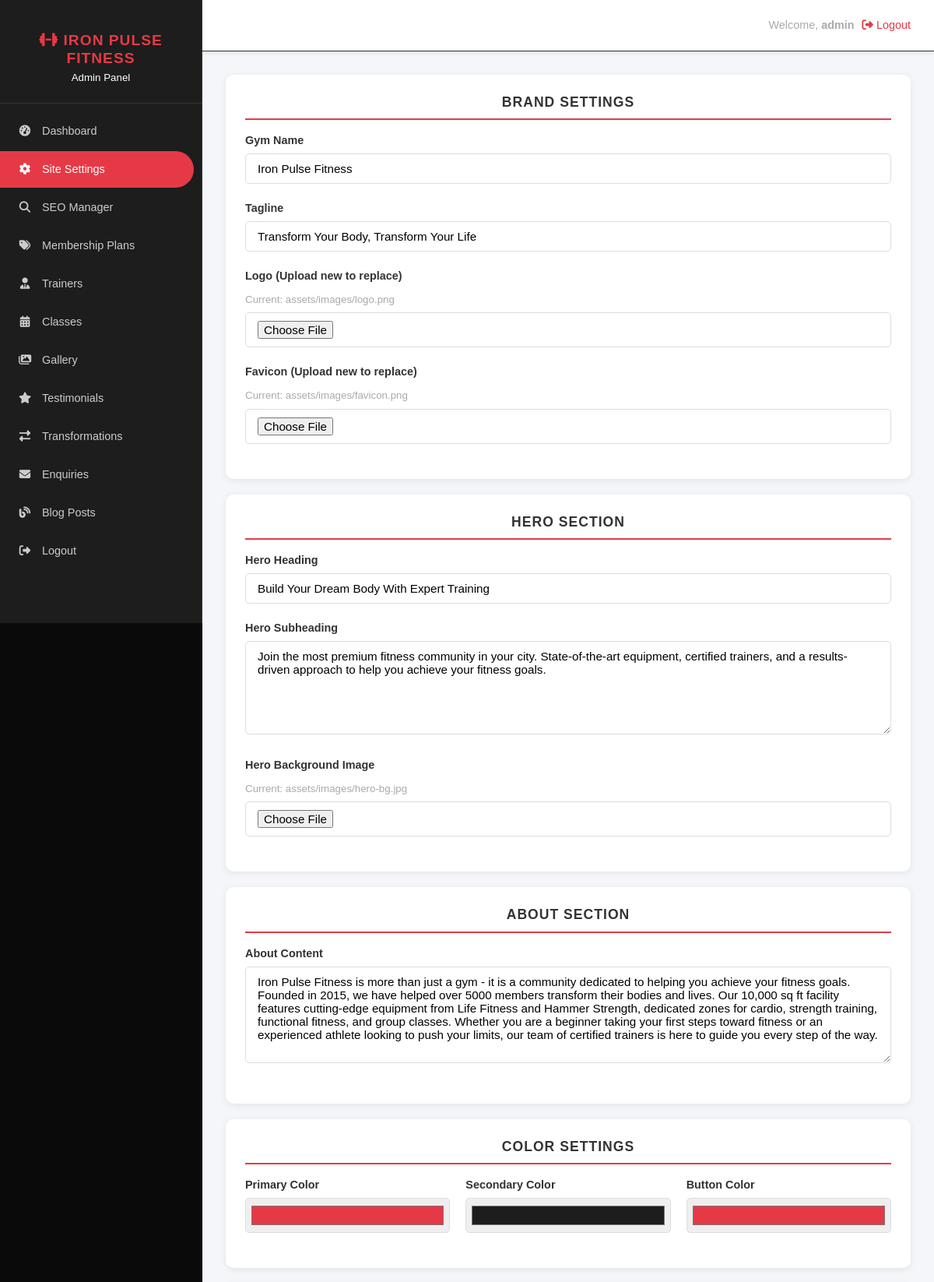
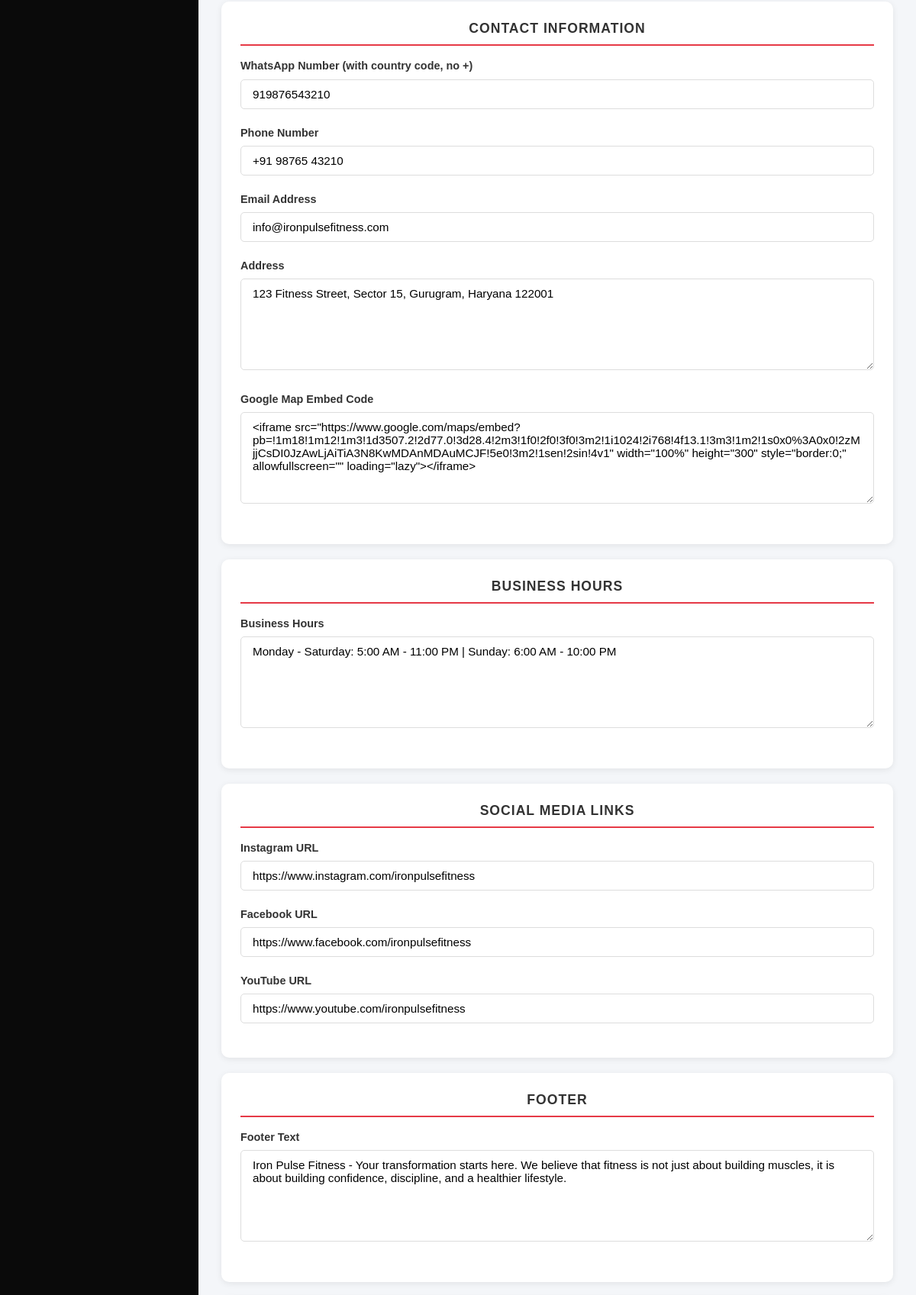
Screenshot of /admin/settings.php (signed in, upper part) with the database file from the repository (2 pictures, top to bottom).
### tables this page shows
CREATE TABLE `site_settings` (
  `id` INT(11) UNSIGNED NOT NULL AUTO_INCREMENT,
  `setting_key` VARCHAR(100) NOT NULL,
  `setting_value` TEXT,
  PRIMARY KEY (`id`),
  UNIQUE KEY `setting_key` (`setting_key`)
);

### functions.php (called while the page is built, shortened)
<?php
require_once __DIR__ . '/config.php';
function getSetting(string $key): ?string {
    global $pdo;
    static $cache = [];
    try {
        $stmt = $pdo->prepare("SELECT setting_value FROM site_settings WHERE setting_key = :key LIMIT 1");
        $stmt->execute([':key' => $key]);
        $result = $stmt->fetchColumn();
        $cache[$key] = $result !== false ? $result : null;
        return $cache[$key];
    } catch (PDOException $e) {
        return null;
    }
}
function getAllSettings(): array {
    global $pdo;
    try {
        $stmt = $pdo->query("SELECT setting_key, setting_value FROM site_settings");
        $settings = [];
        while ($row = $stmt->fetch()) {
            $settings[$row['setting_key']] = $row['setting_value'];
        }
        return $settings;
    } catch (PDOException $e) {
        return [];
    }
}
function e(?string $text): string {
    return htmlspecialchars($text ?? '', ENT_QUOTES, 'UTF-8');
}

### admin/settings.php (the view, shortened to what this page needs)
<?php
require_once '../config.php';
require_once '../functions.php';
$settings = getAllSettings();
include 'includes/admin-header.php';
?>
<form method="POST" action="" enctype="multipart/form-data">
    <div class="admin-card">
        <h3 class="section-title">Brand Settings</h3>
        <div class="form-group">
            <label for="gym_name">Gym Name</label>
            <input type="text" id="gym_name" name="gym_name" value="<?php echo e($settings['gym_name'] ?? ''); ?>">
        </div>
        <div class="form-group">
            <label for="tagline">Tagline</label>
            <input type="text" id="tagline" name="tagline" value="<?php echo e($settings['tagline'] ?? ''); ?>">
        </div>
        <div class="form-group">
            <label for="logo">Logo (Upload new to replace)</label>
            <?php if (!empty($settings['logo'])): ?>
                <p style="margin-bottom:5px;"><small>Current: <?php echo e($settings['logo']); ?></small></p>
            <?php endif; ?>
            <input type="file" id="logo" name="logo" accept="image/jpeg,image/png,image/webp">
        </div>
        <div class="form-group">
            <label for="favicon">Favicon (Upload new to replace)</label>
            <?php if (!empty($settings['favicon'])): ?>
                <p style="margin-bottom:5px;"><small>Current: <?php echo e($settings['favicon']); ?></small></p>
            <?php endif; ?>
            <input type="file" id="favicon" name="favicon" accept="image/jpeg,image/png,image/webp">
        </div>
    </div>
    <div class="admin-card">
        <h3 class="section-title">Hero Section</h3>
        <div class="form-group">
            <label for="hero_heading">Hero Heading</label>
            <input type="text" id="hero_heading" name="hero_heading" value="<?php echo e($settings['hero_heading'] ?? ''); ?>">
        </div>
        <div class="form-group">
            <label for="hero_subheading">Hero Subheading</label>
            <textarea id="hero_subheading" name="hero_subheading" rows="3"><?php echo e($settings['hero_subheading'] ?? ''); ?></textarea>
        </div>
        <div class="form-group">
            <label for="hero_image">Hero Background Image</label>
            <?php if (!empty($settings['hero_image'])): ?>
                <p style="margin-bottom:5px;"><small>Current: <?php echo e($settings['hero_image']); ?></small></p>
            <?php endif; ?>
            <input type="file" id="hero_image" name="hero_image" accept="image/jpeg,image/png,image/webp">
        </div>
    </div>
    <div class="admin-card">
        <h3 class="section-title">About Section</h3>
        <div class="form-group">
            <label for="about_content">About Content</label>
            <textarea id="about_content" name="about_content" rows="6"><?php echo e($settings['about_content'] ?? ''); ?></textarea>
        </div>
    </div>
    <div class="admin-card">
        <h3 class="section-title">Color Settings</h3>
        <div style="display: grid; grid-template-columns: repeat(auto-fit, minmax(200px, 1fr)); gap: 20px;">
            <div class="form-group">
                <label for="primary_color">Primary Color</label>
                <input type="color" id="primary_color" name="primary_color" value="<?php echo e($settings['primary_color'] ?? '#e63946'); ?>">
            </div>
            <div class="form-group">
                <label for="secondary_color">Secondary Color</label>
                <input type="color" id="secondary_color" name="secondary_color" value="<?php echo e($settings['secondary_color'] ?? '#1d1d1d'); ?>">
            </div>
            <div class="form-group">
                <label for="button_color">Button Color</label>
                <input type="color" id="button_color" name="button_color" value="<?php echo e($settings['button_color'] ?? '#e63946'); ?>">
            </div>
        </div>
    </div>
    <div class="admin-card">
        <h3 class="section-title">Contact Information</h3>
        <div class="form-group">
            <label for="whatsapp_number">WhatsApp Number (with country code, no +)</label>
            <input type="text" id="whatsapp_number" name="whatsapp_number" value="<?php echo e($settings['whatsapp_number'] ?? ''); ?>">
        </div>
        <div class="form-group">
            <label for="phone_number">Phone Number</label>
            <input type="text" id="phone_number" name="phone_number" value="<?php echo e($settings['phone_number'] ?? ''); ?>">
        </div>
        <div class="form-group">
            <label for="email">Email Address</label>
            <input type="email" id="email" name="email" value="<?php echo e($settings['email'] ?? ''); ?>">
        </div>
        <div class="form-group">
            <label for="address">Address</label>
            <textarea id="address" name="address" rows="3"><?php echo e($settings['address'] ?? ''); ?></textarea>
        </div>
        <div class="form-group">
            <label for="google_map_embed">Google Map Embed Code</label>
            <textarea id="google_map_embed" name="google_map_embed" rows="4"><?php echo e($settings['google_map_embed'] ?? ''); ?></textarea>
        </div>
    </div>
    <div class="admin-card">
        <h3 class="section-title">Business Hours</h3>
        <div class="form-group">
            <label for="business_hours">Business Hours</label>
            <textarea id="business_hours" name="business_hours" rows="3"><?php echo e($settings['business_hours'] ?? ''); ?></textarea>
        </div>
    </div>
    <div class="admin-card">
        <h3 class="section-title">Social Media Links</h3>
        <div class="form-group">
            <label for="instagram_link">Instagram URL</label>
            <input type="url" id="instagram_link" name="instagram_link" value="<?php echo e($settings['instagram_link'] ?? ''); ?>">
        </div>
        <div class="form-group">
            <label for="facebook_link">Facebook URL</label>
            <input type="url" id="facebook_link" name="facebook_link" value="<?php echo e($settings['facebook_link'] ?? ''); ?>">
        </div>
        <div class="form-group">
            <label for="youtube_link">YouTube URL</label>
            <input type="url" id="youtube_link" name="youtube_link" value="<?php echo e($settings['youtube_link'] ?? ''); ?>">
        </div>
    </div>
    <div class="admin-card">
        <h3 class="section-title">Footer</h3>
        <div class="form-group">
            <label for="footer_text">Footer Text</label>
            <textarea id="footer_text" name="footer_text" rows="4"><?php echo e($settings['footer_text'] ?? ''); ?></textarea>
        </div>
    </div>
</form>
<?php include 'includes/admin-footer.php'; ?>

### admin/includes/admin-header.php (shortened to what this page needs)
<?php
require_once __DIR__ . '/../../config.php';
require_once __DIR__ . '/../../functions.php';
$currentPage = basename($_SERVER['PHP_SELF']);
$gymName = getSetting('gym_name') ?? 'Gym Admin';
?>
<!DOCTYPE html>
<html lang="en">
<head>
    <link rel="stylesheet" href="https://cdnjs.cloudflare.com/ajax/libs/font-awesome/6.4.0/css/all.min.css">
    <link rel="stylesheet" href="../assets/css/style.css">
</head>
<body>
<div class="admin-panel">
    <aside class="admin-sidebar" id="adminSidebar">
        <div class="sidebar-brand">
            <h2><i class="fas fa-dumbbell"></i> <?php echo e($gymName); ?></h2>
            <small>Admin Panel</small>
        </div>
        <ul class="sidebar-nav">
            <li><a href="dashboard.php" class="<?php echo $currentPage === 'dashboard.php' ? 'active' : ''; ?>"><i class="fas fa-tachometer-alt"></i> Dashboard</a></li>
            <li><a href="settings.php" class="<?php echo $currentPage === 'settings.php' ? 'active' : ''; ?>"><i class="fas fa-cog"></i> Site Settings</a></li>
            <li><a href="seo-manager.php" class="<?php echo $currentPage === 'seo-manager.php' ? 'active' : ''; ?>"><i class="fas fa-search"></i> SEO Manager</a></li>
            <li><a href="plans.php" class="<?php echo in_array($currentPage, ['plans.php', 'plan-add.php', 'plan-edit.php']) ? 'active' : ''; ?>"><i class="fas fa-tags"></i> Membership Plans</a></li>
            <li><a href="trainers.php" class="<?php echo in_array($currentPage, ['trainers.php', 'trainer-add.php', 'trainer-edit.php']) ? 'active' : ''; ?>"><i class="fas fa-user-tie"></i> Trainers</a></li>
            <li><a href="classes.php" class="<?php echo in_array($currentPage, ['classes.php', 'class-add.php', 'class-edit.php']) ? 'active' : ''; ?>"><i class="fas fa-calendar-alt"></i> Classes</a></li>
            <li><a href="gallery.php" class="<?php echo $currentPage === 'gallery.php' ? 'active' : ''; ?>"><i class="fas fa-images"></i> Gallery</a></li>
            <li><a href="testimonials.php" class="<?php echo $currentPage === 'testimonials.php' ? 'active' : ''; ?>"><i class="fas fa-star"></i> Testimonials</a></li>
            <li><a href="transformations.php" class="<?php echo $currentPage === 'transformations.php' ? 'active' : ''; ?>"><i class="fas fa-exchange-alt"></i> Transformations</a></li>
            <li><a href="enquiries.php" class="<?php echo $currentPage === 'enquiries.php' ? 'active' : ''; ?>"><i class="fas fa-envelope"></i> Enquiries</a></li>
            <li><a href="blog-manager.php" class="<?php echo in_array($currentPage, ['blog-manager.php', 'blog-add.php', 'blog-edit.php']) ? 'active' : ''; ?>"><i class="fas fa-blog"></i> Blog Posts</a></li>
            <li><a href="logout.php"><i class="fas fa-sign-out-alt"></i> Logout</a></li>
        </ul>
    </aside>
    <div class="admin-content">
        <div class="admin-topbar">
            <h3><?php echo e($pageTitle ?? 'Admin Panel'); ?></h3>
            <div class="admin-user">
                <span>Welcome, <strong><?php echo e($_SESSION['admin_username'] ?? 'Admin'); ?></strong></span>
                <a href="logout.php"><i class="fas fa-sign-out-alt"></i> Logout</a>
            </div>
        </div>
        <div class="admin-main">

### assets/css/style.css (style rules this page uses)
:root { --primary-color: #e63946; --secondary-color: #1d1d1d; --button-color: #e63946; --bg-dark: #111111; --bg-darker: #0a0a0a; --text-light: #ffffff; --text-muted: #aaaaaa; --whatsapp-color: #25D366; --success-color: #28a745; --error-color: #dc3545; --info-color: #17a2b8; --warning-color: #ffc107; --border-color: #333333; --card-bg: #1a1a1a; --input-bg: #2a2a2a; --sidebar-width: 260px; --header-height: 80px; --font-primary: 'Poppins', sans-serif; --font-heading: 'Oswald', sans-serif; --transition: all 0.3s ease; --shadow: 0 10px 30px rgba(0, 0, 0, 0.3); --shadow-hover: 0 20px 40px rgba(0, 0, 0, 0.5); --radius: 8px; }
*, *::before, *::after { margin: 0; padding: 0; box-sizing: border-box; }
html { scroll-behavior: smooth; font-size: 16px; }
body { font-family: var(--font-primary); background-color: var(--bg-darker); color: var(--text-light); line-height: 1.6; overflow-x: hidden; -webkit-font-smoothing: antialiased; -moz-osx-font-smoothing: grayscale; }
a { text-decoration: none; color: inherit; transition: var(--transition); }
ul, ol { list-style: none; }
input, textarea, select { font-family: inherit; outline: none; }
h1, h2, h3, h4, h5, h6 { font-family: var(--font-heading); font-weight: 700; line-height: 1.2; text-transform: uppercase; letter-spacing: 1px; }
h2 { font-size: 2.5rem; }
h3 { font-size: 1.8rem; }
p { margin-bottom: 1rem; color: var(--text-muted); }
.section-title { text-align: center; margin-bottom: 60px; }
.form-group { margin-bottom: 20px; }
.form-group label { display: block; margin-bottom: 8px; font-size: 0.9rem; font-weight: 500; color: var(--text-light); }
.admin-sidebar { position: fixed; top: 0; left: 0; width: var(--sidebar-width); height: 100vh; background-color: var(--bg-dark); border-right: 1px solid var(--border-color); padding: 20px 0; overflow-y: auto; z-index: 100; transition: var(--transition); }
.admin-content { margin-left: var(--sidebar-width); flex: 1; min-height: 100vh; background-color: var(--bg-darker); }
.admin-topbar { background-color: var(--bg-dark); padding: 15px 30px; display: flex; justify-content: space-between; align-items: center; border-bottom: 1px solid var(--border-color); position: sticky; top: 0; z-index: 50; }
.admin-topbar .admin-user { display: flex; align-items: center; gap: 10px; color: var(--text-muted); font-size: 0.9rem; }
.admin-main { padding: 30px; }
@media (max-width: 1200px) { h2 { font-size: 2.2rem; } }

### rows the page displays
site_settings: setting_value "IRON PULSE FITNESS", gym_name "Iron Pulse Fitness"

### other values shown
$_SESSION['admin_username'] "admin"
$settings['logo'] "assets/images/logo.png"
$settings['favicon'] "assets/images/favicon.png"
$settings['hero_image'] "assets/images/hero-bg.jpg"
